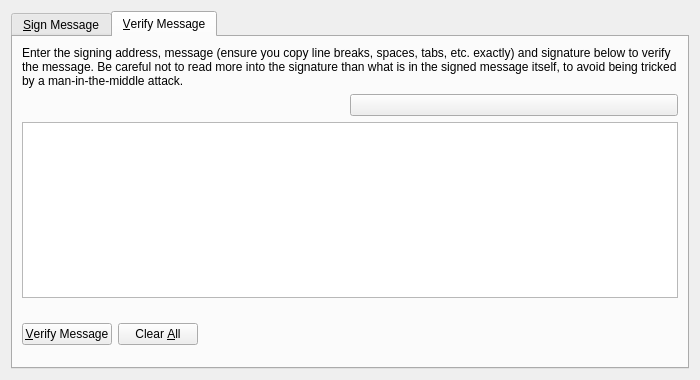
<?xml version="1.0" encoding="UTF-8"?>
<ui version="4.0">
 <class>SignVerifyMessageDialog</class>
 <widget class="QWidget" name="SignVerifyMessageDialog">
  <property name="windowModality">
   <enum>Qt::ApplicationModal</enum>
  </property>
  <property name="geometry">
   <rect>
    <x>0</x>
    <y>0</y>
    <width>700</width>
    <height>380</height>
   </rect>
  </property>
  <property name="windowTitle">
   <string>Signatures - Sign / Verify a Message</string>
  </property>
  <layout class="QVBoxLayout" name="verticalLayout">
   <item>
    <widget class="QTabWidget" name="tabWidget">
     <property name="currentIndex">
      <number>1</number>
     </property>
     <widget class="QWidget" name="tabSignMessage">
      <attribute name="title">
       <string>&amp;Sign Message</string>
      </attribute>
      <layout class="QVBoxLayout" name="verticalLayout_SM">
       <item>
        <widget class="QLabel" name="infoLabel_SM">
         <property name="text">
          <string>You can sign messages with your addresses to prove you own them. Be careful not to sign anything vague, as phishing attacks may try to trick you into signing your identity over to them. Only sign fully-detailed statements you agree to.</string>
         </property>
         <property name="textFormat">
          <enum>Qt::PlainText</enum>
         </property>
         <property name="wordWrap">
          <bool>true</bool>
         </property>
        </widget>
       </item>
       <item>
        <layout class="QHBoxLayout" name="horizontalLayout_1_SM">
         <property name="spacing">
          <number>0</number>
         </property>
         <item>
          <widget class="QValidatedLineEdit" name="addressIn_SM" native="true">
           <property name="toolTip">
            <string>The address to sign the message with (e.g. 4Zo1ga6xuKuQ7JV7M9rGDoxdbYwV5zgQJ5)</string>
           </property>
           <property name="maxLength" stdset="0">
            <number>34</number>
           </property>
          </widget>
         </item>
         <item>
          <widget class="QPushButton" name="addressBookButton_SM">
           <property name="toolTip">
            <string>Choose an address from the address book</string>
           </property>
           <property name="text">
            <string/>
           </property>
           <property name="icon">
            <iconset resource="../bitcoin.qrc">
             <normaloff>:/icons/address-book</normaloff>:/icons/address-book</iconset>
           </property>
           <property name="shortcut">
            <string>Alt+A</string>
           </property>
           <property name="autoDefault">
            <bool>false</bool>
           </property>
          </widget>
         </item>
         <item>
          <widget class="QPushButton" name="pasteButton_SM">
           <property name="toolTip">
            <string>Paste address from clipboard</string>
           </property>
           <property name="text">
            <string/>
           </property>
           <property name="icon">
            <iconset resource="../bitcoin.qrc">
             <normaloff>:/icons/editpaste</normaloff>:/icons/editpaste</iconset>
           </property>
           <property name="shortcut">
            <string>Alt+P</string>
           </property>
           <property name="autoDefault">
            <bool>false</bool>
           </property>
          </widget>
         </item>
        </layout>
       </item>
       <item>
        <widget class="QPlainTextEdit" name="messageIn_SM">
         <property name="toolTip">
          <string>Enter the message you want to sign here</string>
         </property>
        </widget>
       </item>
       <item>
        <layout class="QHBoxLayout" name="horizontalLayout_2_SM">
         <property name="spacing">
          <number>0</number>
         </property>
         <item>
          <widget class="QLineEdit" name="signatureOut_SM">
           <property name="font">
            <font>
             <italic>true</italic>
            </font>
           </property>
           <property name="readOnly">
            <bool>true</bool>
           </property>
          </widget>
         </item>
         <item>
          <widget class="QPushButton" name="copySignatureButton_SM">
           <property name="toolTip">
            <string>Copy the current signature to the system clipboard</string>
           </property>
           <property name="text">
            <string/>
           </property>
           <property name="icon">
            <iconset resource="../bitcoin.qrc">
             <normaloff>:/icons/editcopy</normaloff>:/icons/editcopy</iconset>
           </property>
           <property name="autoDefault">
            <bool>false</bool>
           </property>
          </widget>
         </item>
        </layout>
       </item>
       <item>
        <layout class="QHBoxLayout" name="horizontalLayout_3_SM">
         <item>
          <widget class="QPushButton" name="signMessageButton_SM">
           <property name="toolTip">
            <string>Sign the message to prove you own this SorachanCoin address</string>
           </property>
           <property name="text">
            <string>&amp;Sign Message</string>
           </property>
           <property name="icon">
            <iconset resource="../bitcoin.qrc">
             <normaloff>:/icons/edit</normaloff>:/icons/edit</iconset>
           </property>
           <property name="autoDefault">
            <bool>false</bool>
           </property>
          </widget>
         </item>
         <item>
          <widget class="QPushButton" name="clearButton_SM">
           <property name="toolTip">
            <string>Reset all sign message fields</string>
           </property>
           <property name="text">
            <string>Clear &amp;All</string>
           </property>
           <property name="icon">
            <iconset resource="../bitcoin.qrc">
             <normaloff>:/icons/remove</normaloff>:/icons/remove</iconset>
           </property>
           <property name="autoDefault">
            <bool>false</bool>
           </property>
          </widget>
         </item>
         <item>
          <spacer name="horizontalSpacer_1_SM">
           <property name="orientation">
            <enum>Qt::Horizontal</enum>
           </property>
           <property name="sizeHint" stdset="0">
            <size>
             <width>40</width>
             <height>48</height>
            </size>
           </property>
          </spacer>
         </item>
         <item>
          <widget class="QLabel" name="statusLabel_SM">
           <property name="font">
            <font>
             <weight>75</weight>
             <bold>true</bold>
            </font>
           </property>
           <property name="text">
            <string/>
           </property>
           <property name="wordWrap">
            <bool>true</bool>
           </property>
          </widget>
         </item>
         <item>
          <spacer name="horizontalSpacer_2_SM">
           <property name="orientation">
            <enum>Qt::Horizontal</enum>
           </property>
           <property name="sizeHint" stdset="0">
            <size>
             <width>40</width>
             <height>48</height>
            </size>
           </property>
          </spacer>
         </item>
        </layout>
       </item>
      </layout>
     </widget>
     <widget class="QWidget" name="tabVerifyMessage">
      <attribute name="title">
       <string>&amp;Verify Message</string>
      </attribute>
      <layout class="QVBoxLayout" name="verticalLayout_VM">
       <item>
        <widget class="QLabel" name="infoLabel_VM">
         <property name="text">
          <string>Enter the signing address, message (ensure you copy line breaks, spaces, tabs, etc. exactly) and signature below to verify the message. Be careful not to read more into the signature than what is in the signed message itself, to avoid being tricked by a man-in-the-middle attack.</string>
         </property>
         <property name="textFormat">
          <enum>Qt::PlainText</enum>
         </property>
         <property name="alignment">
          <set>Qt::AlignLeading|Qt::AlignLeft|Qt::AlignTop</set>
         </property>
         <property name="wordWrap">
          <bool>true</bool>
         </property>
        </widget>
       </item>
       <item>
        <layout class="QHBoxLayout" name="horizontalLayout_1_VM">
         <property name="spacing">
          <number>0</number>
         </property>
         <item>
          <widget class="QValidatedLineEdit" name="addressIn_VM" native="true">
           <property name="toolTip">
            <string>The address the message was signed with (e.g. 4Zo1ga6xuKuQ7JV7M9rGDoxdbYwV5zgQJ5)</string>
           </property>
           <property name="maxLength" stdset="0">
            <number>34</number>
           </property>
          </widget>
         </item>
         <item>
          <widget class="QPushButton" name="addressBookButton_VM">
           <property name="toolTip">
            <string>Choose an address from the address book</string>
           </property>
           <property name="text">
            <string/>
           </property>
           <property name="icon">
            <iconset resource="../bitcoin.qrc">
             <normaloff>:/icons/address-book</normaloff>:/icons/address-book</iconset>
           </property>
           <property name="shortcut">
            <string>Alt+A</string>
           </property>
           <property name="autoDefault">
            <bool>false</bool>
           </property>
          </widget>
         </item>
        </layout>
       </item>
       <item>
        <widget class="QPlainTextEdit" name="messageIn_VM"/>
       </item>
       <item>
        <widget class="QValidatedLineEdit" name="signatureIn_VM" native="true"/>
       </item>
       <item>
        <layout class="QHBoxLayout" name="horizontalLayout_2_VM">
         <item>
          <widget class="QPushButton" name="verifyMessageButton_VM">
           <property name="contextMenuPolicy">
            <enum>Qt::CustomContextMenu</enum>
           </property>
           <property name="toolTip">
            <string>Verify the message to ensure it was signed with the specified SorachanCoin address</string>
           </property>
           <property name="text">
            <string>&amp;Verify Message</string>
           </property>
           <property name="icon">
            <iconset resource="../bitcoin.qrc">
             <normaloff>:/icons/transaction_0</normaloff>:/icons/transaction_0</iconset>
           </property>
           <property name="autoDefault">
            <bool>false</bool>
           </property>
          </widget>
         </item>
         <item>
          <widget class="QPushButton" name="clearButton_VM">
           <property name="toolTip">
            <string>Reset all verify message fields</string>
           </property>
           <property name="text">
            <string>Clear &amp;All</string>
           </property>
           <property name="icon">
            <iconset resource="../bitcoin.qrc">
             <normaloff>:/icons/remove</normaloff>:/icons/remove</iconset>
           </property>
           <property name="autoDefault">
            <bool>false</bool>
           </property>
          </widget>
         </item>
         <item>
          <spacer name="horizontalSpacer_1_VM">
           <property name="orientation">
            <enum>Qt::Horizontal</enum>
           </property>
           <property name="sizeHint" stdset="0">
            <size>
             <width>40</width>
             <height>48</height>
            </size>
           </property>
          </spacer>
         </item>
         <item>
          <widget class="QLabel" name="statusLabel_VM">
           <property name="font">
            <font>
             <weight>75</weight>
             <bold>true</bold>
            </font>
           </property>
           <property name="text">
            <string/>
           </property>
           <property name="wordWrap">
            <bool>true</bool>
           </property>
          </widget>
         </item>
         <item>
          <spacer name="horizontalSpacer_2_VM">
           <property name="orientation">
            <enum>Qt::Horizontal</enum>
           </property>
           <property name="sizeHint" stdset="0">
            <size>
             <width>40</width>
             <height>48</height>
            </size>
           </property>
          </spacer>
         </item>
        </layout>
       </item>
      </layout>
     </widget>
    </widget>
   </item>
  </layout>
 </widget>
 <customwidgets>
  <customwidget>
   <class>QValidatedLineEdit</class>
   <extends>QWidget</extends>
   <header>qvalidatedlineedit.h</header>
  </customwidget>
 </customwidgets>
 <resources>
  <include location="../bitcoin.qrc"/>
 </resources>
 <connections/>
</ui>
